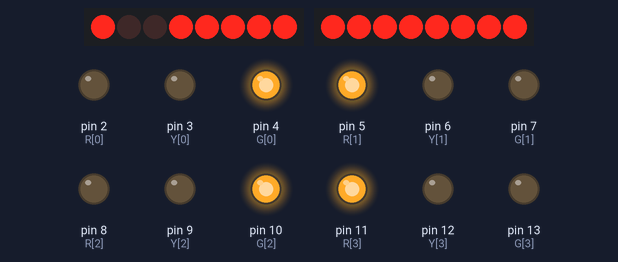
This sketch was run on a simulated Arduino Uno, built with avr-gcc and run on an emulated ATmega328P. Parts: 2 × 8 shift-register outputs drawn as a row of LEDs (first output left, lit = HIGH), output pins drawn as LEDs (lit = HIGH). Wiring (inferred from the names in the program): 2 × shift register (74HC595): data A0, shift clock A1, latch A2 / data A4, shift clock A3. Wiring (inferred from the signals the program sends): 2 × row of LEDs: on Q0, Q1, Q2, Q3, Q4, Q5, Q6, Q7 / on Q0, Q1, Q2, Q3, Q4, Q5, Q6, Q7. Pins used as bus, display or sensor lines are not drawn.

Above: at 0.1 s.
At 2.2 s:
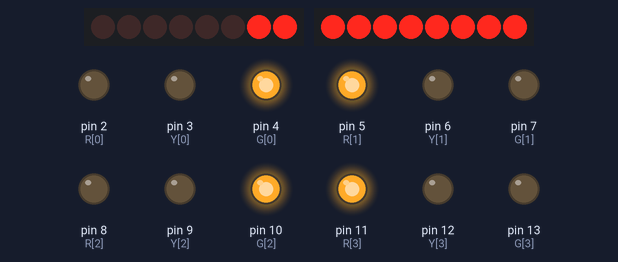
At 5.2 s:
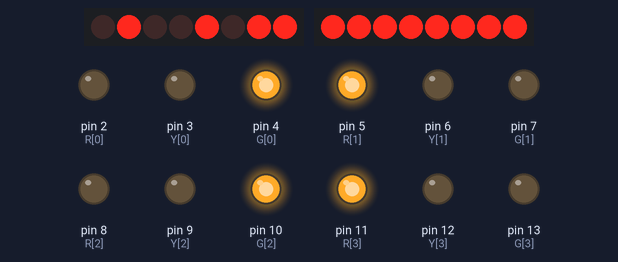
At 7.2 s:
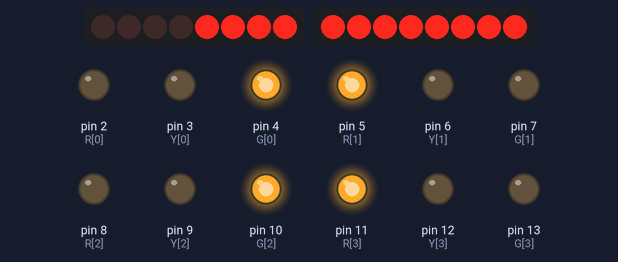
At 18.4 s:
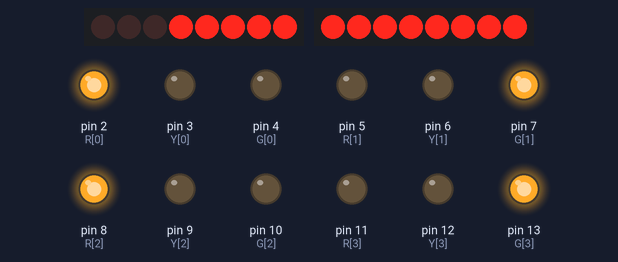
At 38.7 s:
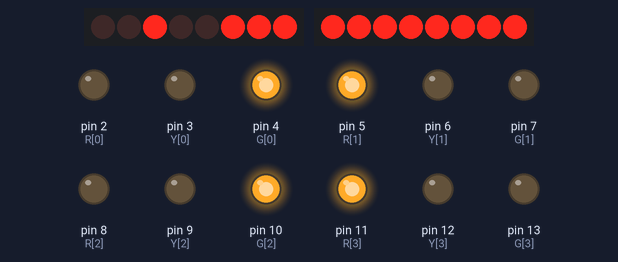
Timing chart, 0 to 40.0 s (numbered marks = the images above):
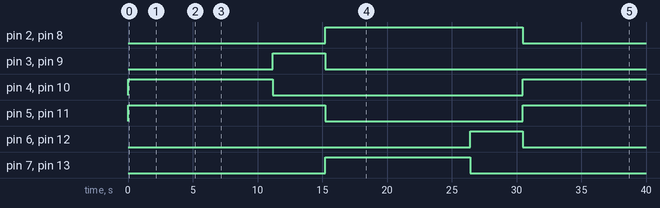

Measured:
- by itself, pin 2 (R[0]), pin 8 (R[2]): LOW → HIGH at 15.2 s, → LOW 15.2 s later
- by itself, pin 3 (Y[0]), pin 9 (Y[2]): LOW → HIGH at 11.2 s, → LOW 4.1 s later
- by itself, pin 4 (G[0]), pin 10 (G[2]): LOW → HIGH at 0.00 s, → LOW 11.2 s later, → HIGH 19.3 s later
- by itself, pin 5 (R[1]), pin 11 (R[3]): LOW → HIGH at 0.00 s, → LOW 15.2 s later, → HIGH 15.2 s later
- by itself, pin 6 (Y[1]), pin 12 (Y[3]): LOW → HIGH at 26.4 s, → LOW 4.1 s later
- by itself, pin 7 (G[1]), pin 13 (G[3]): LOW → HIGH at 15.2 s, → LOW 11.2 s later

The sketch:

4Line_Traffic_sys.ino
```cpp
// -------- SHIFT REGISTER PINS --------
int dataPin = A0;
int clockPin = A1;
int latchPin = A2;

// -------- DISPLAY DIGITS --------
int digit1 = A3;
int digit2 = A4;

// -------- TRAFFIC LED PINS --------
int R[] = {2,5,8,11};
int Y[] = {3,6,9,12};
int G[] = {4,7,10,13};

// -------- NUMBERS (COMMON ANODE) --------
byte num[10] = {
  B11000000, //0
  B11111001, //1
  B10100100, //2
  B10110000, //3
  B10011001, //4
  B10010010, //5
  B10000010, //6
  B11111000, //7
  B10000000, //8
  B10010000  //9
};

// -------- SETUP --------
void setup() {
  pinMode(dataPin, OUTPUT);
  pinMode(clockPin, OUTPUT);
  pinMode(latchPin, OUTPUT);

  pinMode(digit1, OUTPUT);
  pinMode(digit2, OUTPUT);

  for(int i=0;i<4;i++){
    pinMode(R[i], OUTPUT);
    pinMode(Y[i], OUTPUT);
    pinMode(G[i], OUTPUT);
  }
}

// -------- SEND DATA --------
void sendData(byte data){
  digitalWrite(latchPin, LOW);
  shiftOut(dataPin, clockPin, MSBFIRST, data);
  digitalWrite(latchPin, HIGH);
}

// -------- DISPLAY FUNCTION --------
void displayNumber(int numVal){
  int tens = numVal / 10;
  int ones = numVal % 10;

  for(int i=0;i<80;i++){

    // Digit 1 (tens)
    digitalWrite(digit1, HIGH);  // ON (common anode)
    digitalWrite(digit2, LOW);   // OFF
    sendData(num[tens]);
    delay(2);

    // Digit 2 (ones)
    digitalWrite(digit1, LOW);   // OFF
    digitalWrite(digit2, HIGH);  // ON
    sendData(num[ones]);
    delay(2);
  }
}

// -------- COUNTDOWN --------
void countdown(int t){
  for(int i=t;i>=0;i--){
    long start = millis();
    while(millis() - start < 1000){
      displayNumber(i);
    }
  }
}

// -------- ALL RED --------
void allRed(){
  for(int i=0;i<4;i++){
    digitalWrite(R[i], HIGH);
    digitalWrite(Y[i], LOW);
    digitalWrite(G[i], LOW);
  }
}

// -------- MAIN LOOP --------
void loop() {

  // ===== PHASE 1: ROAD A & C GREEN =====
  allRed();
  digitalWrite(R[0], LOW); digitalWrite(G[0], HIGH); // A
  digitalWrite(R[2], LOW); digitalWrite(G[2], HIGH); // C
  countdown(10);

  // YELLOW
  digitalWrite(G[0], LOW); digitalWrite(Y[0], HIGH);
  digitalWrite(G[2], LOW); digitalWrite(Y[2], HIGH);
  countdown(3);

  // ===== PHASE 2: ROAD B & D GREEN =====
  allRed();
  digitalWrite(R[1], LOW); digitalWrite(G[1], HIGH); // B
  digitalWrite(R[3], LOW); digitalWrite(G[3], HIGH); // D
  countdown(10);

  // YELLOW
  digitalWrite(G[1], LOW); digitalWrite(Y[1], HIGH);
  digitalWrite(G[3], LOW); digitalWrite(Y[3], HIGH);
  countdown(3);
}
```
